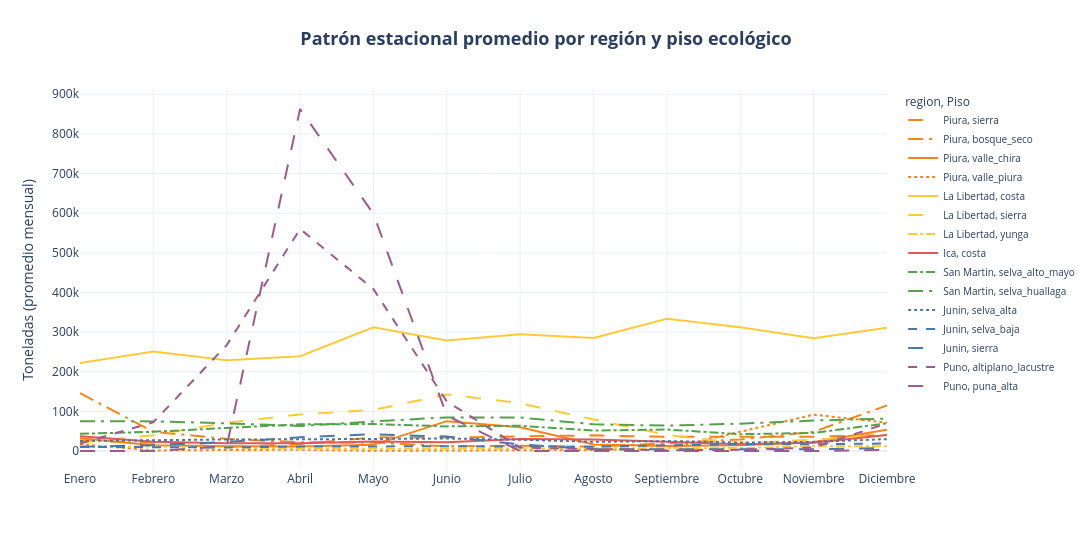

Write notebook code for a chart like this one.
### Markdown cell above
### Patrón estacional promedio por región y piso ecológico

Promedio mensual 2020–2025 de producción por unidad (región × piso), para comparar la
**forma del calendario productivo**: ciclo único y concentrado (altiplano/puna de Puno)
frente a producción uniforme todo el año (costa agroexportadora).

### Code cell
patron_estacional = (
    df.groupby(["region", "piso_ecologico", "mes"], observed=True)["produccion_piso_ton"]
    .mean()
    .reset_index()
)

fig = px.line(
    patron_estacional, x="mes", y="produccion_piso_ton", color="region", line_dash="piso_ecologico",
    color_discrete_map=REGION_COLORS, category_orders={"region": REGION_ORDER, "mes": MESES_ORDEN},
    labels={"produccion_piso_ton": "Toneladas (promedio mensual)", "mes": "", "piso_ecologico": "Piso"},
)
fig.update_layout(
    title=titulo_centrado("Patrón estacional promedio por región y piso ecológico"),
    width=1100, height=550, margin=dict(t=90),
    legend=dict(font=dict(size=10)),
)
guardar(fig, "eda_regional_patron_estacional")
fig.show()

### Figure 1 — Plotly figure (JSON) as saved in the notebook; plotly's stock layout.template omitted (floating-point values rounded to 4 significant figures)
{"data": [{"hovertemplate": "region=Piura<br>Piso=sierra<br>=%{x}<br>Toneladas (promedio mensual)=%{y}<extra></extra>", "legendgroup": "Piura, sierra", "line": {"color": "#F58518", "dash": "longdash"}, "marker": {"symbol": "circle"}, "mode": "lines", "name": "Piura, sierra", "orientation": "v", "showlegend": true, "type": "scatter", "x": ["Enero", "Febrero", "Marzo", "Abril", "Mayo", "Junio", "Julio", "Agosto", "Septiembre", "Octubre", "Noviembre", "Diciembre"], "xaxis": "x", "y": [26640.0, 20880.0, 9908.0, 17670.0, 34410.0, 34130.0, 36760.0, 39490.0, 35630.0, 35740.0, 36060.0, 40520.0], "yaxis": "y"}, {"hovertemplate": "region=Piura<br>Piso=bosque_seco<br>=%{x}<br>Toneladas (promedio mensual)=%{y}<extra></extra>", "legendgroup": "Piura, bosque_seco", "line": {"color": "#F58518", "dash": "longdashdot"}, "marker": {"symbol": "circle"}, "mode": "lines", "name": "Piura, bosque_seco", "orientation": "v", "showlegend": true, "type": "scatter", "x": ["Enero", "Febrero", "Marzo", "Abril", "Mayo", "Junio", "Julio", "Agosto", "Septiembre", "Octubre", "Noviembre", "Diciembre"], "xaxis": "x", "y": [146100.0, 48600.0, 30560.0, 21950.0, 21450.0, 11950.0, 13450.0, 10830.0, 19310.0, 29000.0, 48410.0, 115000.0], "yaxis": "y"}, {"hovertemplate": "region=Piura<br>Piso=valle_chira<br>=%{x}<br>Toneladas (promedio mensual)=%{y}<extra></extra>", "legendgroup": "Piura, valle_chira", "line": {"color": "#F58518", "dash": "solid"}, "marker": {"symbol": "circle"}, "mode": "lines", "name": "Piura, valle_chira", "orientation": "v", "showlegend": true, "type": "scatter", "x": ["Enero", "Febrero", "Marzo", "Abril", "Mayo", "Junio", "Julio", "Agosto", "Septiembre", "Octubre", "Noviembre", "Diciembre"], "xaxis": "x", "y": [32080.0, 14670.0, 12230.0, 11290.0, 15540.0, 75260.0, 59910.0, 16540.0, 12670.0, 14370.0, 22490.0, 53790.0], "yaxis": "y"}, {"hovertemplate": "region=Piura<br>Piso=valle_piura<br>=%{x}<br>Toneladas (promedio mensual)=%{y}<extra></extra>", "legendgroup": "Piura, valle_piura", "line": {"color": "#F58518", "dash": "dot"}, "marker": {"symbol": "circle"}, "mode": "lines", "name": "Piura, valle_piura", "orientation": "v", "showlegend": true, "type": "scatter", "x": ["Enero", "Febrero", "Marzo", "Abril", "Mayo", "Junio", "Julio", "Agosto", "Septiembre", "Octubre", "Noviembre", "Diciembre"], "xaxis": "x", "y": [17320.0, 1423.0, 2427.0, 3120.0, 544.0, 768.8, 941.7, 2649.0, 5535.0, 47670.0, 91630.0, 71440.0], "yaxis": "y"}, {"hovertemplate": "region=La Libertad<br>Piso=costa<br>=%{x}<br>Toneladas (promedio mensual)=%{y}<extra></extra>", "legendgroup": "La Libertad, costa", "line": {"color": "#FFCA3A", "dash": "solid"}, "marker": {"symbol": "circle"}, "mode": "lines", "name": "La Libertad, costa", "orientation": "v", "showlegend": true, "type": "scatter", "x": ["Enero", "Febrero", "Marzo", "Abril", "Mayo", "Junio", "Julio", "Agosto", "Septiembre", "Octubre", "Noviembre", "Diciembre"], "xaxis": "x", "y": [221900.0, 250900.0, 229000.0, 239200.0, 312300.0, 278600.0, 294700.0, 285300.0, 333300.0, 312000.0, 284500.0, 311100.0], "yaxis": "y"}, {"hovertemplate": "region=La Libertad<br>Piso=sierra<br>=%{x}<br>Toneladas (promedio mensual)=%{y}<extra></extra>", "legendgroup": "La Libertad, sierra", "line": {"color": "#FFCA3A", "dash": "longdash"}, "marker": {"symbol": "circle"}, "mode": "lines", "name": "La Libertad, sierra", "orientation": "v", "showlegend": true, "type": "scatter", "x": ["Enero", "Febrero", "Marzo", "Abril", "Mayo", "Junio", "Julio", "Agosto", "Septiembre", "Octubre", "Noviembre", "Diciembre"], "xaxis": "x", "y": [21040.0, 39970.0, 71330.0, 92230.0, 103500.0, 142800.0, 120600.0, 79600.0, 40680.0, 19060.0, 28480.0, 41210.0], "yaxis": "y"}, {"hovertemplate": "region=La Libertad<br>Piso=yunga<br>=%{x}<br>Toneladas (promedio mensual)=%{y}<extra></extra>", "legendgroup": "La Libertad, yunga", "line": {"color": "#FFCA3A", "dash": "dashdot"}, "marker": {"symbol": "circle"}, "mode": "lines", "name": "La Libertad, yunga", "orientation": "v", "showlegend": true, "type": "scatter", "x": ["Enero", "Febrero", "Marzo", "Abril", "Mayo", "Junio", "Julio", "Agosto", "Septiembre", "Octubre", "Noviembre", "Diciembre"], "xaxis": "x", "y": [11550.0, 11050.0, 8579.0, 5757.0, 5606.0, 5889.0, 6614.0, 5416.0, 5597.0, 7405.0, 12420.0, 11790.0], "yaxis": "y"}, {"hovertemplate": "region=Ica<br>Piso=costa<br>=%{x}<br>Toneladas (promedio mensual)=%{y}<extra></extra>", "legendgroup": "Ica, costa", "line": {"color": "#E45756", "dash": "solid"}, "marker": {"symbol": "circle"}, "mode": "lines", "name": "Ica, costa", "orientation": "v", "showlegend": true, "type": "scatter", "x": ["Enero", "Febrero", "Marzo", "Abril", "Mayo", "Junio", "Julio", "Agosto", "Septiembre", "Octubre", "Noviembre", "Diciembre"], "xaxis": "x", "y": [37230.0, 23500.0, 19650.0, 19470.0, 24240.0, 21830.0, 30010.0, 29280.0, 23610.0, 17190.0, 21120.0, 40370.0], "yaxis": "y"}, {"hovertemplate": "region=San Martin<br>Piso=selva_alto_mayo<br>=%{x}<br>Toneladas (promedio mensual)=%{y}<extra></extra>", "legendgroup": "San Martin, selva_alto_mayo", "line": {"color": "#54A24B", "dash": "dashdot"}, "marker": {"symbol": "circle"}, "mode": "lines", "name": "San Martin, selva_alto_mayo", "orientation": "v", "showlegend": true, "type": "scatter", "x": ["Enero", "Febrero", "Marzo", "Abril", "Mayo", "Junio", "Julio", "Agosto", "Septiembre", "Octubre", "Noviembre", "Diciembre"], "xaxis": "x", "y": [43390.0, 48510.0, 58310.0, 67330.0, 67980.0, 62130.0, 63590.0, 51700.0, 54310.0, 42380.0, 45550.0, 69880.0], "yaxis": "y"}, {"hovertemplate": "region=San Martin<br>Piso=selva_huallaga<br>=%{x}<br>Toneladas (promedio mensual)=%{y}<extra></extra>", "legendgroup": "San Martin, selva_huallaga", "line": {"color": "#54A24B", "dash": "longdashdot"}, "marker": {"symbol": "circle"}, "mode": "lines", "name": "San Martin, selva_huallaga", "orientation": "v", "showlegend": true, "type": "scatter", "x": ["Enero", "Febrero", "Marzo", "Abril", "Mayo", "Junio", "Julio", "Agosto", "Septiembre", "Octubre", "Noviembre", "Diciembre"], "xaxis": "x", "y": [74910.0, 74740.0, 69890.0, 63090.0, 74650.0, 84790.0, 84460.0, 67400.0, 63970.0, 68970.0, 76870.0, 81740.0], "yaxis": "y"}, {"hovertemplate": "region=Junin<br>Piso=selva_alta<br>=%{x}<br>Toneladas (promedio mensual)=%{y}<extra></extra>", "legendgroup": "Junin, selva_alta", "line": {"color": "#4C78A8", "dash": "dot"}, "marker": {"symbol": "circle"}, "mode": "lines", "name": "Junin, selva_alta", "orientation": "v", "showlegend": true, "type": "scatter", "x": ["Enero", "Febrero", "Marzo", "Abril", "Mayo", "Junio", "Julio", "Agosto", "Septiembre", "Octubre", "Noviembre", "Diciembre"], "xaxis": "x", "y": [25230.0, 27330.0, 29160.0, 29460.0, 30830.0, 31440.0, 28430.0, 23040.0, 25110.0, 21420.0, 23030.0, 29960.0], "yaxis": "y"}, {"hovertemplate": "region=Junin<br>Piso=selva_baja<br>=%{x}<br>Toneladas (promedio mensual)=%{y}<extra></extra>", "legendgroup": "Junin, selva_baja", "line": {"color": "#4C78A8", "dash": "dash"}, "marker": {"symbol": "circle"}, "mode": "lines", "name": "Junin, selva_baja", "orientation": "v", "showlegend": true, "type": "scatter", "x": ["Enero", "Febrero", "Marzo", "Abril", "Mayo", "Junio", "Julio", "Agosto", "Septiembre", "Octubre", "Noviembre", "Diciembre"], "xaxis": "x", "y": [10380.0, 9404.0, 9018.0, 11120.0, 12120.0, 12000.0, 11210.0, 10940.0, 14330.0, 16930.0, 17210.0, 18760.0], "yaxis": "y"}, {"hovertemplate": "region=Junin<br>Piso=sierra<br>=%{x}<br>Toneladas (promedio mensual)=%{y}<extra></extra>", "legendgroup": "Junin, sierra", "line": {"color": "#4C78A8", "dash": "longdash"}, "marker": {"symbol": "circle"}, "mode": "lines", "name": "Junin, sierra", "orientation": "v", "showlegend": true, "type": "scatter", "x": ["Enero", "Febrero", "Marzo", "Abril", "Mayo", "Junio", "Julio", "Agosto", "Septiembre", "Octubre", "Noviembre", "Diciembre"], "xaxis": "x", "y": [10450.0, 14690.0, 22630.0, 34550.0, 42240.0, 36390.0, 16740.0, 4611.0, 4079.0, 3805.0, 4473.0, 7786.0], "yaxis": "y"}, {"hovertemplate": "region=Puno<br>Piso=altiplano_lacustre<br>=%{x}<br>Toneladas (promedio mensual)=%{y}<extra></extra>", "legendgroup": "Puno, altiplano_lacustre", "line": {"color": "#9D5B8B", "dash": "dash"}, "marker": {"symbol": "circle"}, "mode": "lines", "name": "Puno, altiplano_lacustre", "orientation": "v", "showlegend": true, "type": "scatter", "x": ["Enero", "Febrero", "Marzo", "Abril", "Mayo", "Junio", "Julio", "Agosto", "Septiembre", "Octubre", "Noviembre", "Diciembre"], "xaxis": "x", "y": [18990.0, 72600.0, 267200.0, 560300.0, 408200.0, 124900.0, 8573.0, 5205.0, 1671.0, 2872.0, 8805.0, 69700.0], "yaxis": "y"}, {"hovertemplate": "region=Puno<br>Piso=puna_alta<br>=%{x}<br>Toneladas (promedio mensual)=%{y}<extra></extra>", "legendgroup": "Puno, puna_alta", "line": {"color": "#9D5B8B", "dash": "longdash"}, "marker": {"symbol": "circle"}, "mode": "lines", "name": "Puno, puna_alta", "orientation": "v", "showlegend": true, "type": "scatter", "x": ["Enero", "Febrero", "Marzo", "Abril", "Mayo", "Junio", "Julio", "Agosto", "Septiembre", "Octubre", "Noviembre", "Diciembre"], "xaxis": "x", "y": [0.0, 0.0, 12390.0, 862900.0, 598200.0, 89160.0, 0.0, 0.0, 860.5, 0.0, 0.0, 3055.0], "yaxis": "y"}], "layout": {"height": 550, "legend": {"font": {"size": 10}, "title": {"text": "region, Piso"}, "tracegroupgap": 0}, "margin": {"t": 90}, "title": {"font": {"size": 18}, "text": "<b>Patrón estacional promedio por región y piso ecológico</b>", "x": 0.5, "xanchor": "center"}, "width": 1100, "xaxis": {"anchor": "y", "categoryarray": ["Enero", "Febrero", "Marzo", "Abril", "Mayo", "Junio", "Julio", "Agosto", "Septiembre", "Octubre", "Noviembre", "Diciembre"], "categoryorder": "array", "domain": [0.0, 1.0], "title": {"text": ""}}, "yaxis": {"anchor": "x", "domain": [0.0, 1.0], "title": {"text": "Toneladas (promedio mensual)"}}}}
